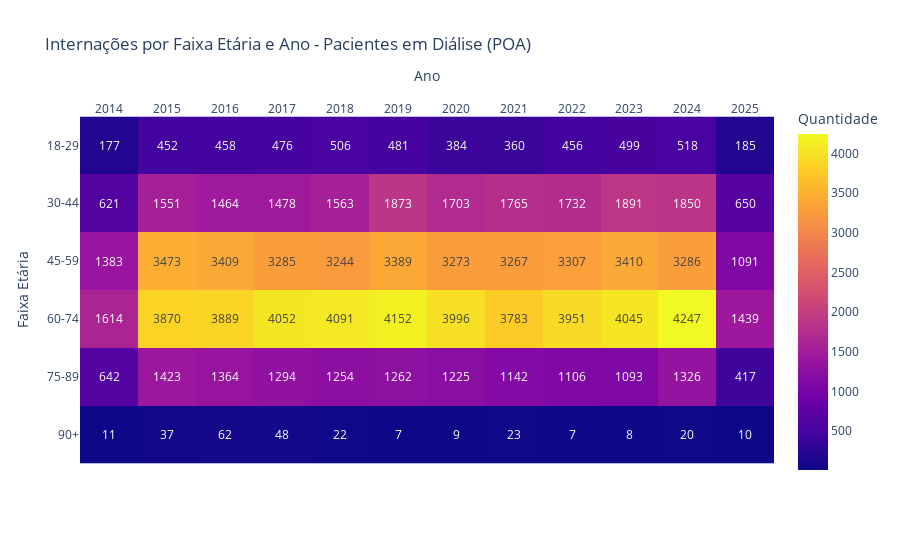

Source (notebook cell):
### Code cell
# 🧮 Tabela cruzada por faixa etária e ano
# Tabela cruzada
tabela_heat = pd.crosstab(df_poa["faixa_etaria"], df_poa["ano"])

# Geração do heatmap interativo
fig = px.imshow(
    tabela_heat,
    text_auto=True,
    labels=dict(x="Ano", y="Faixa Etária", color="Quantidade"),
    title="Internações por Faixa Etária e Ano - Pacientes em Diálise (POA)"
)
fig.update_layout(
    xaxis_side="top",
    yaxis=dict(autorange="reversed")
)
fig.show()

### Figure 1 — Plotly figure (JSON) as saved in the notebook; plotly's stock layout.template omitted (floating-point values rounded to 4 significant figures)
{"data": [{"coloraxis": "coloraxis", "hovertemplate": "Ano: %{x}<br>Faixa Etária: %{y}<br>Quantidade: %{z}<extra></extra>", "name": "0", "texttemplate": "%{z}", "type": "heatmap", "x": ["2014", "2015", "2016", "2017", "2018", "2019", "2020", "2021", "2022", "2023", "2024", "2025"], "xaxis": "x", "y": ["18-29", "30-44", "45-59", "60-74", "75-89", "90+"], "yaxis": "y", "z": [[177, 452, 458, 476, 506, 481, 384, 360, 456, 499, 518, 185], [621, 1551, 1464, 1478, 1563, 1873, 1703, 1765, 1732, 1891, 1850, 650], [1383, 3473, 3409, 3285, 3244, 3389, 3273, 3267, 3307, 3410, 3286, 1091], [1614, 3870, 3889, 4052, 4091, 4152, 3996, 3783, 3951, 4045, 4247, 1439], [642, 1423, 1364, 1294, 1254, 1262, 1225, 1142, 1106, 1093, 1326, 417], [11, 37, 62, 48, 22, 7, 9, 23, 7, 8, 20, 10]]}], "layout": {"coloraxis": {"colorbar": {"title": {"text": "Quantidade"}}, "colorscale": [[0, "#0d0887"], [0.1111, "#46039f"], [0.2222, "#7201a8"], [0.3333, "#9c179e"], [0.4444, "#bd3786"], [0.5556, "#d8576b"], [0.6667, "#ed7953"], [0.7778, "#fb9f3a"], [0.8889, "#fdca26"], [1, "#f0f921"]]}, "title": {"text": "Internações por Faixa Etária e Ano - Pacientes em Diálise (POA)"}, "xaxis": {"anchor": "y", "constrain": "domain", "domain": [0, 1], "scaleanchor": "y", "side": "top", "title": {"text": "Ano"}}, "yaxis": {"anchor": "x", "autorange": "reversed", "constrain": "domain", "domain": [0, 1], "title": {"text": "Faixa Etária"}}}}
